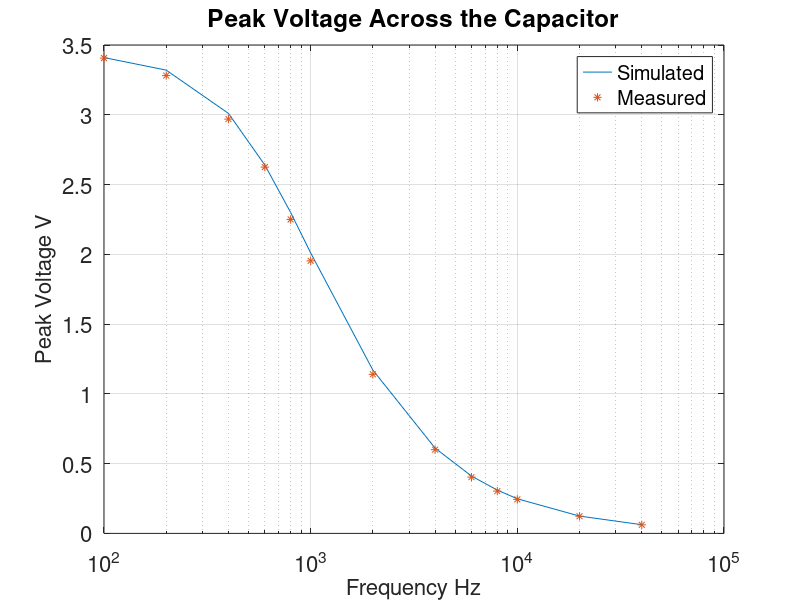
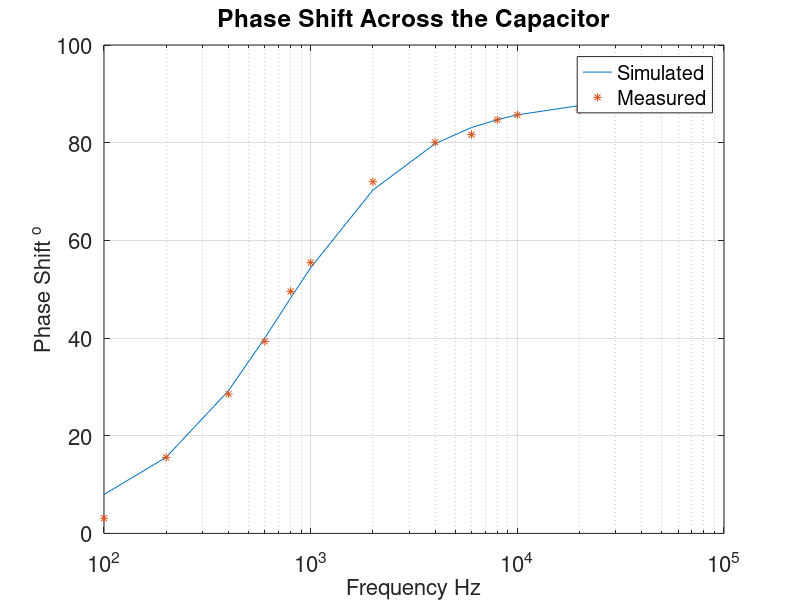

Source code (MATLAB) for these figures, in order:
%% Matlab m-file Template for ECE 214 Lab #2
freq = [100, 200, 400, 600, 800, 1000, 2000, 4000, 6000, 8000, 10000, 20000, 40000];

%% Create arrays for measured and simulated peak Vb
sim1 = [3.41, 3.32, 3.01, 2.64, 2.3, 2.01, 1.17, 0.611, 0.411, 0.31, 0.248, 0.124, 0.0623];
meas1 = [3.406, 3.281, 2.969, 2.625, 2.25, 1.953, 1.14, 0.6, 0.403, 0.303, 0.2437, 0.123, 0.0612];

%% Create arrays for measured and simulated phase shift
sim2 = [7.96, 15.6, 29.2, 40, 48.2, 54.4, 70.3, 79.8, 83.1, 84.7, 85.7, 87.6, 88.5];
meas2 = [3.096, 15.552, 28.512, 39.312, 49.536, 55.44, 72, 80.064, 81.648, 84.672, 85.69, 86.7, 87.552];  

%% Plot measured and simulated Vb as a function of frequency
Fig1 = figure('Position', [200, 75, 850, 600]);

semilogx(freq, sim1);
hold on;
semilogx(freq, meas1, '*');
grid on;
set(gca, 'fontsize', 16); %increase font size
xlabel('Frequency Hz', 'fontsize', 16);
ylabel('Peak Voltage V', 'fontsize', 16);
title('Peak Voltage Across the Capacitor');
legend('Simulated','Measured');

%% Plot measured and simulated phase shift as a function of frequency
Fig2 = figure('Position', [150, 75, 850, 600]);

semilogx(freq, sim2);
hold on;
semilogx(freq, meas2, '*');
grid on;
set(gca, 'fontsize', 16); %increase font size
xlabel('Frequency Hz', 'fontsize', 16);
ylabel('Phase Shift ^{o}', 'fontsize', 16);
title('Phase Shift Across the Capacitor');
legend('Simulated','Measured');

%% end of M file